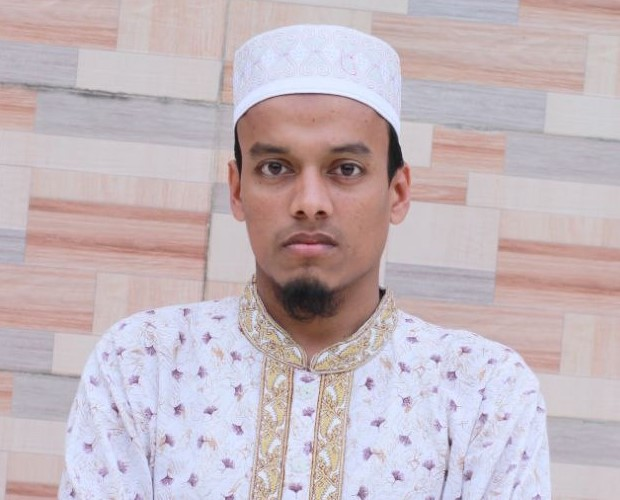
#> input picture fb profile small.jpg, 620 x 500 px, found by its file name
$ python laplacian.py
#> lines starting #> are read from the running program, lines starting #| are printed output that depends on the picture
# ============================================================
# LAPLACIAN FILTER FOR IMAGE SHARPENING (MANUAL CONVOLUTION)
# DIGITAL IMAGE PROCESSING LAB
# ============================================================

# ------------------------------------------------------------
# Import Required Libraries
# ------------------------------------------------------------
import cv2                      # OpenCV → image reading and processing
import numpy as np              # NumPy → numerical operations and matrices
import matplotlib.pyplot as plt # Matplotlib → display images


# ============================================================
# STEP 1: LOAD IMAGE IN GRAYSCALE
# ============================================================

# Load image in grayscale mode
# 0 → grayscale flag (pixel values from 0 to 255)
img = cv2.imread(
    r"E:\Hons 3rd Year 2nd semester books\Digital Image Processing\DIP Lab\fb profile small.jpg",
    0
)
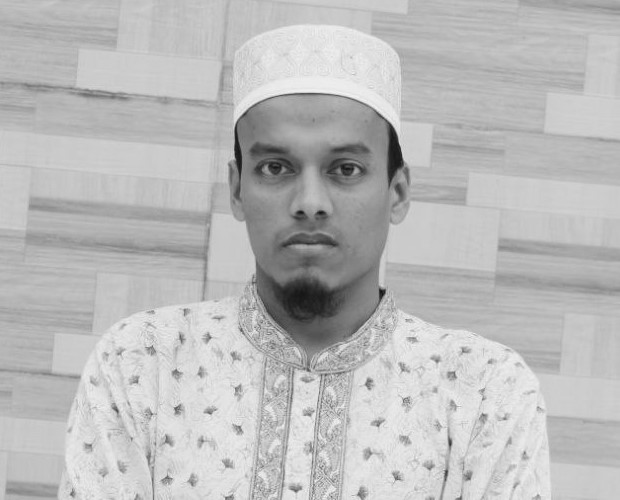
#> img: shape (500, 620); min 14, max 249, mean 187.1


# ------------------------------------------------------------
# Convert image to integer type
# ------------------------------------------------------------
# Why?
# Because convolution may produce negative values
# uint8 cannot store negative numbers safely
# So we convert to int for safe mathematical operations

img_int = img.astype(int)


# ============================================================
# STEP 2: DEFINE LAPLACIAN KERNEL
# ============================================================

# Laplacian operator detects edges by measuring
# second-order intensity change (rate of change of gradient).

# 4-neighbour Laplacian kernel:
#
#   0  -1   0
#  -1   4  -1
#   0  -1   0
#
# Center pixel minus its four neighbors.

kernel = np.array([
    [0, -1, 0],
    [-1, 4, -1],
    [0, -1, 0]
])

# Laplacian kernel (4-neighbour Laplacian operator) used in image processing for edge detection and sharpening.
# 4-neighbour Laplacian uses only horizontal and vertical neighbours for edge detection, while 8-neighbour Laplacian also includes diagonal neighbours, giving stronger but more noise-sensitive results.

# ============================================================
# STEP 3: IMAGE PADDING
# ============================================================

# Convolution requires neighbors around each pixel.
# Border pixels do not have full neighbors.
#
# So we add padding around image.
#
# np.pad(image, pad_width, mode='edge')
# mode='edge' → copy border values outward.

padded = np.pad(img_int, 1, mode='edge')


# ============================================================
# STEP 4: CREATE OUTPUT IMAGE FOR LAPLACIAN RESULT
# ============================================================

# Create empty array with same size as input image
# This will store Laplacian filtered values.

laplacian = np.zeros_like(img_int)


# ============================================================
# STEP 5: MANUAL CONVOLUTION PROCESS
# ============================================================
# Convolution = slide kernel over image
# Multiply kernel with neighborhood pixels
# Sum results → output pixel value

for i in range(img_int.shape[0]):      # loop over rows
    for j in range(img_int.shape[1]):  # loop over columns

        # Extract 3×3 region from padded image
        # This is neighborhood around current pixel
        region = padded[i:i+3, j:j+3]

        # Element-wise multiplication with kernel
        # then sum all values
        laplacian[i, j] = np.sum(region * kernel)
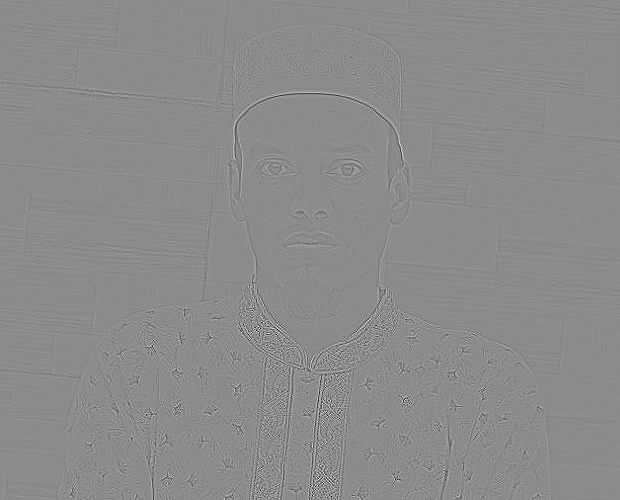
#> laplacian: shape (500, 620) int64; min -267, max 221, mean 0; drawn with min black and max white


# ============================================================
# STEP 6: CLIP VALUES TO VALID INTENSITY RANGE
# ============================================================

# Pixel values must be in range [0,255]
# Negative → 0
# Above 255 → 255

laplacian = np.clip(laplacian, 0, 255)
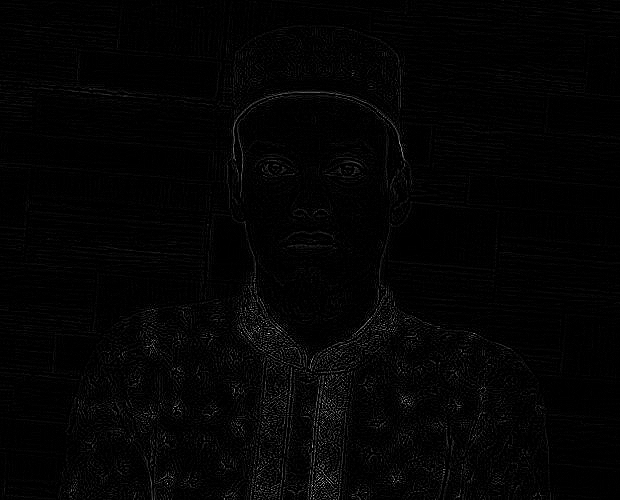
#> laplacian: shape (500, 620) int64; min 0, max 221, mean 3.8


# ============================================================
# STEP 7: IMAGE SHARPENING USING LAPLACIAN
# ============================================================

# Sharpening formula:
#
#   Sharpened Image = Original + Laplacian
#
# Laplacian highlights edges.
# Adding it back enhances details.

sharpened = img_int + laplacian
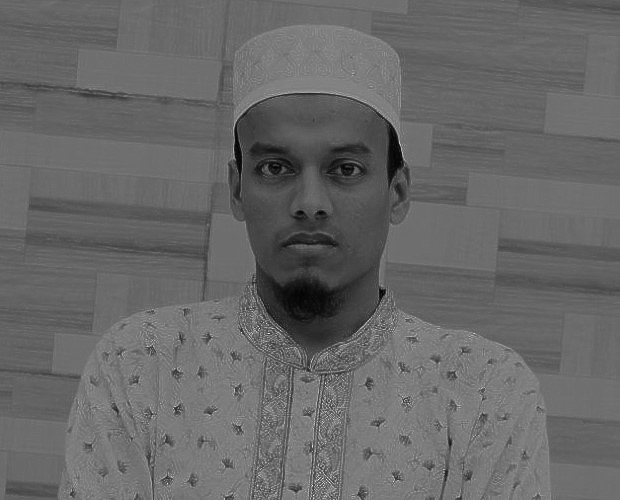
#> sharpened: shape (500, 620) int64; min 14, max 449, mean 190.9; drawn with min black and max white

# Again clip to valid range
sharpened = np.clip(sharpened, 0, 255)


# ------------------------------------------------------------
# Convert results back to unsigned 8-bit image
# ------------------------------------------------------------
# Required for proper display and image storage

laplacian = laplacian.astype(np.uint8)
sharpened = sharpened.astype(np.uint8)
# uint8 properties:
#   - Stores only positive values
#   - Range: 0 to 255
#   - Standard format for image display and saving

# Convert Laplacian result to uint8 format
# This ensures:
#   ✓ valid pixel range


# ============================================================
# STEP 8: DISPLAY RESULTS
# ============================================================

plt.figure(figsize=(12,4))

# ---- Original Image ----
plt.subplot(1,3,1)
plt.imshow(img, cmap='gray')
plt.title("Original Image")
plt.axis('off')

# ---- Laplacian Filter Output ----
plt.subplot(1,3,2)
plt.imshow(laplacian, cmap='gray')
plt.title("Laplacian Image (Manual)")
plt.axis('off')

# ---- Sharpened Image ----
plt.subplot(1,3,3)
plt.imshow(sharpened, cmap='gray')
plt.title("Sharpened Image")
plt.axis('off')

plt.tight_layout()
plt.show()
